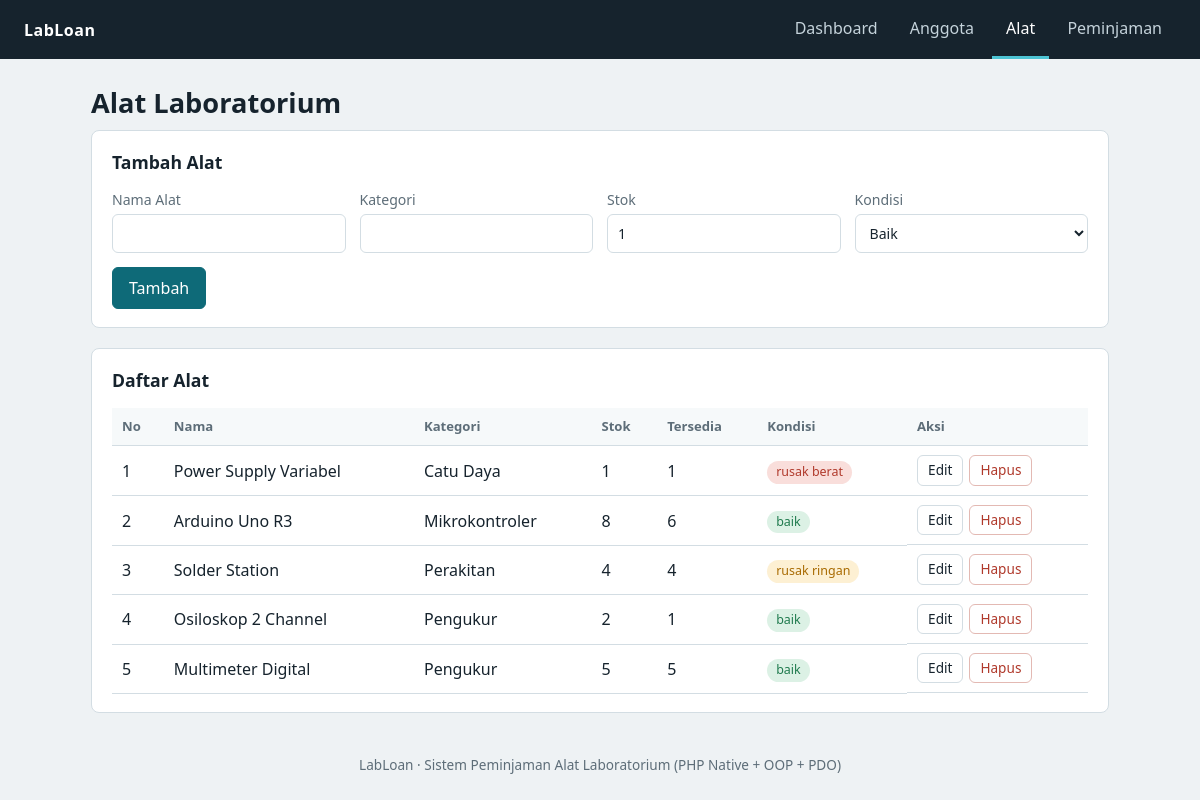
Page /index.php?page=equipment on the committed database.
### tables this page shows
CREATE TABLE equipment (
  id_equipment   INT UNSIGNED NOT NULL AUTO_INCREMENT,
  name           VARCHAR(100) NOT NULL,
  category       VARCHAR(50)  NOT NULL,
  stock          INT UNSIGNED NOT NULL DEFAULT 0,
  item_condition ENUM('baik','rusak ringan','rusak berat') NOT NULL DEFAULT 'baik',
  created_at     TIMESTAMP    NOT NULL DEFAULT CURRENT_TIMESTAMP,
  PRIMARY KEY (id_equipment)
);

### index.php (called while the page is built, shortened)
<?php
require_once __DIR__ . '/config/helpers.php';
require_once __DIR__ . '/class/Equipment.php';
$page = $_GET['page'] ?? 'home';
include __DIR__ . '/view/header.php';
include __DIR__ . "/view/{$page}.php";
include __DIR__ . '/view/footer.php';

### config/helpers.php (called while the page is built, shortened)
<?php
function e($value)
{
    return htmlspecialchars((string) $value, ENT_QUOTES, 'UTF-8');
}

### class/Equipment.php (called while the page is built, shortened)
<?php
class Equipment
{
    private $conn;
    private $table = "equipment";
    public function __construct($db)
    {
        $this->conn = $db;
    }
    public function readAll()
    {
        $sql = "SELECT e.*, (e.stock - COUNT(l.id_loan)) AS available
                FROM {$this->table} e
                LEFT JOIN loan l
                       ON l.id_equipment = e.id_equipment AND l.status = 'dipinjam'
                GROUP BY e.id_equipment
                ORDER BY e.id_equipment DESC";
        $stmt = $this->conn->prepare($sql);
        $stmt->execute();
        return $stmt->fetchAll();
    }
}

### view/equipment.php (the view, shortened to what this page needs)
<?php
$equipment = new Equipment($db);
$conditions = ['baik', 'rusak ringan', 'rusak berat'];
$editData = null;
$rows = $equipment->readAll();
?>
<h1>Alat Laboratorium</h1>
<section class="card">
    <h2><?= $editData ? 'Edit Alat' : 'Tambah Alat' ?></h2>
    <form method="post" action="index.php?page=equipment" class="form-grid">
        <label>Nama Alat
            <input type="text" name="name" required maxlength="100"
                   value="<?= e($editData['name'] ?? '') ?>">
        </label>
        <label>Kategori
            <input type="text" name="category" required maxlength="50"
                   value="<?= e($editData['category'] ?? '') ?>">
        </label>
        <label>Stok
            <input type="number" name="stock" required min="0"
                   value="<?= e($editData['stock'] ?? 1) ?>">
        </label>
        <label>Kondisi
            <select name="item_condition">
                <?php foreach ($conditions as $c): ?>
                    <option value="<?= e($c) ?>"
                        <?= (($editData['item_condition'] ?? 'baik') === $c) ? 'selected' : '' ?>>
                        <?= e(ucfirst($c)) ?>
                    </option>
                <?php endforeach; ?>
            </select>
        </label>
        <div class="form-actions">
            <button type="submit" class="btn btn-primary"><?= $editData ? 'Simpan Perubahan' : 'Tambah' ?></button>
        </div>
    </form>
</section>
<section class="card">
    <h2>Daftar Alat</h2>
    <div class="table-wrap">
        <table>
            <thead>
            <tr>
                <th>No</th><th>Nama</th><th>Kategori</th><th>Stok</th><th>Tersedia</th><th>Kondisi</th><th>Aksi</th>
            </tr>
            </thead>
            <tbody>
            <?php foreach ($rows as $i => $row): ?>
                <tr>
                    <td><?= $i + 1 ?></td>
                    <td><?= e($row['name']) ?></td>
                    <td><?= e($row['category']) ?></td>
                    <td><?= e($row['stock']) ?></td>
                    <td><?= e($row['available']) ?></td>
                    <td>
                        <span class="badge cond-<?= e(str_replace(' ', '-', $row['item_condition'])) ?>">
                            <?= e($row['item_condition']) ?>
                        </span>
                    </td>
                    <td class="actions">
                        <a class="btn btn-small" href="index.php?page=equipment&edit=<?= e($row['id_equipment']) ?>">Edit</a>
                        <form method="post" action="index.php?page=equipment"
                              onsubmit="return confirm('Hapus alat ini?');">
                            <button type="submit" class="btn btn-small btn-danger">Hapus</button>
                        </form>
                    </td>
                </tr>
            <?php endforeach; ?>
            </tbody>
        </table>
    </div>
</section>

### style/style.css (style rules this page uses)
:root { --paper: #eef2f4; --card: #ffffff; --ink: #16232d; --muted: #5d6d78; --line: #d3dde3; --accent: #0e6a78; --accent-dark: #0a515c; --danger: #b0392b; --warn: #a86a00; --ok: #1f7a4d; }
* { box-sizing: border-box; }
body { margin: 0; background: var(--paper); color: var(--ink); font-family: "Segoe UI", system-ui, -apple-system, sans-serif; line-height: 1.5; }
h1 { margin: 0 0 6px; font-size: 1.7rem; }
h2 { margin: 0 0 14px; font-size: 1.1rem; }
.card { background: var(--card); border: 1px solid var(--line); border-radius: 8px; padding: 18px 20px; margin-bottom: 20px; }
.form-grid { display: grid; grid-template-columns: repeat(auto-fit, minmax(220px, 1fr)); gap: 14px; }
label { display: flex; flex-direction: column; font-size: .88rem; color: var(--muted); gap: 4px; }
input, select { padding: 8px 10px; border: 1px solid var(--line); border-radius: 6px; font: inherit; color: var(--ink); background: #fff; }
.form-actions { grid-column: 1 / -1; display: flex; gap: 8px; }
.btn { display: inline-block; padding: 8px 16px; border: 1px solid var(--line); border-radius: 6px; background: #fff; color: var(--ink); cursor: pointer; font: inherit; text-decoration: none; }
.btn-primary { background: var(--accent); border-color: var(--accent); color: #fff; }
.btn-danger { color: var(--danger); border-color: #e3b9b3; }
.btn-small { padding: 4px 10px; font-size: .85rem; }
.table-wrap { overflow-x: auto; }
table { width: 100%; border-collapse: collapse; }
th, td { padding: 9px 10px; text-align: left; border-bottom: 1px solid var(--line); vertical-align: middle; }
th { font-size: .82rem; color: var(--muted); font-weight: 600; background: #f6f9fa; }
td.actions { display: flex; gap: 6px; flex-wrap: wrap; }
td.actions form { margin: 0; }
.badge { display: inline-block; padding: 2px 9px; border-radius: 99px; font-size: .78rem; background: #e6edf0; }
.status-dipinjam, .cond-rusak-ringan { background: #fdf0d3; color: var(--warn); }
.status-dikembalikan, .cond-baik { background: #dcf1e5; color: var(--ok); }
.status-terlambat, .cond-rusak-berat { background: #f9dedb; color: var(--danger); }

### rows in the picture
equipment: name "Power Supply Variabel", category "Catu Daya", stock "1", available "1", item_condition "rusak berat"
equipment: name "Arduino Uno R3", category "Mikrokontroler", stock "8", available "6", item_condition "baik"
equipment: name "Solder Station", category "Perakitan", stock "4", available "4", item_condition "rusak ringan"
equipment: name "Osiloskop 2 Channel", category "Pengukur", stock "2", available "1", item_condition "baik"
equipment: name "Multimeter Digital", category "Pengukur", stock "5", available "5", item_condition "baik"

### other values in the picture
$label "Dashboard"
$label "Anggota"
$label "Alat"
$label "Peminjaman"
form field item_condition "Baik"
